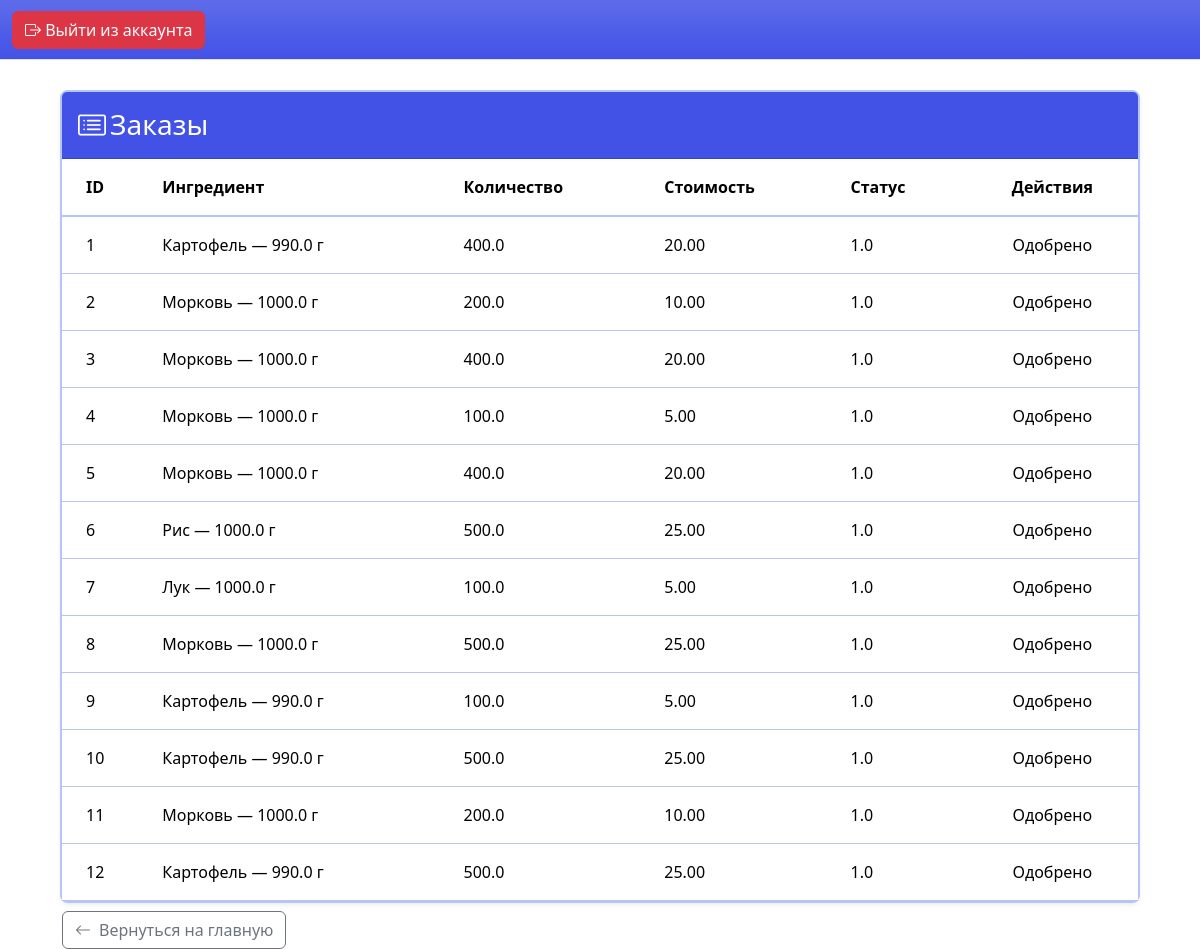
/canadmin/view_orders, run on an earlier commit of the app's database.
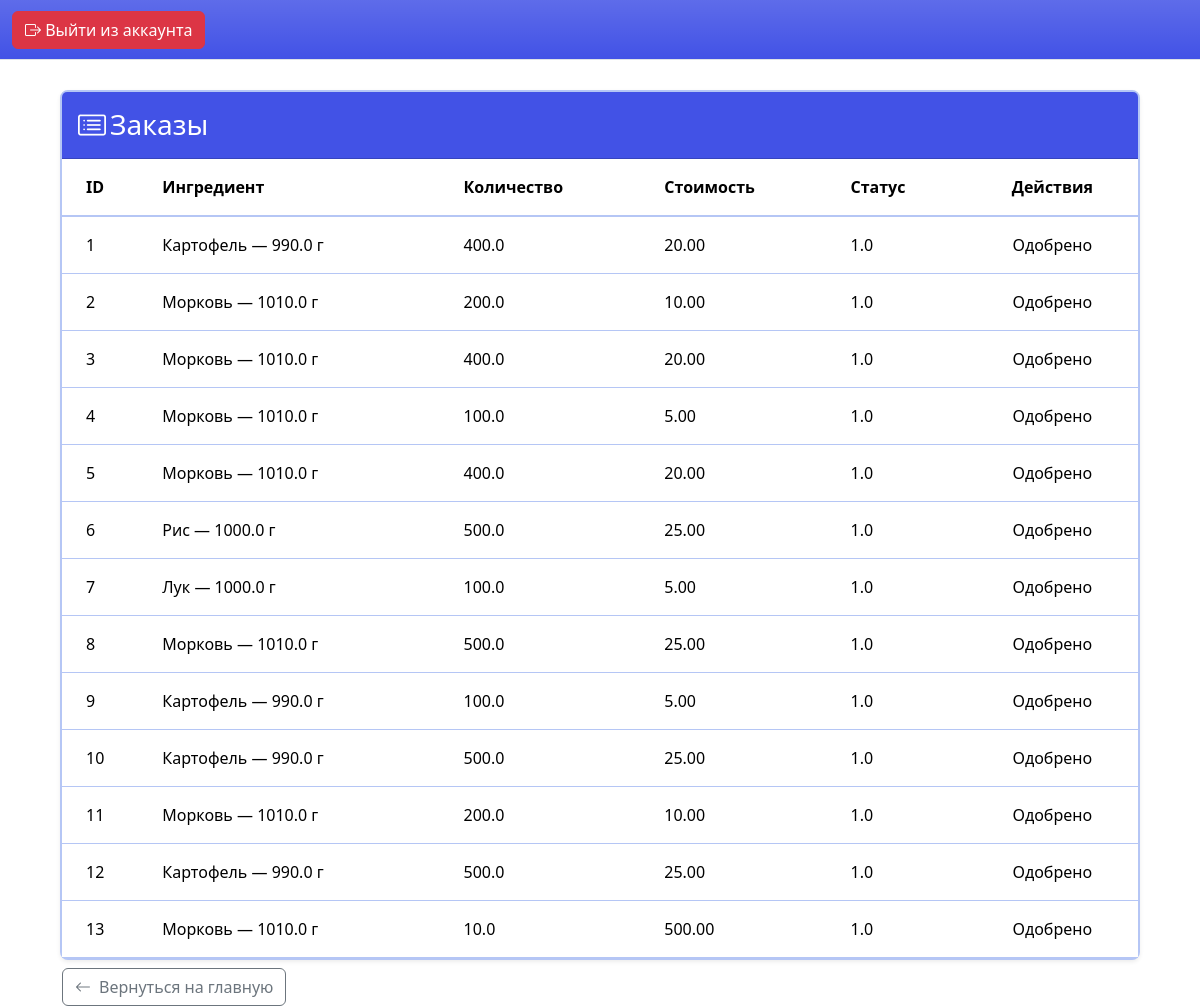
And on a later commit of the database.
### cook/models.py (models this page shows, shortened)
class Order(models.Model):
    ingredient = models.ForeignKey(Ingredient, on_delete=models.CASCADE)
    amount = models.FloatField()
    cost = models.DecimalField(max_digits=10, decimal_places=2)
    status = models.FloatField()
    date = models.DateField(auto_now_add=True,null=True)

class Ingredient(models.Model):
    title = models.CharField(max_length=255)
    amount = models.FloatField(default=0)
    cost = models.DecimalField(max_digits=10, decimal_places=2)
    picture = models.ImageField(upload_to="pictures/ingredients", null=True, blank=True)
    def __str__(self):
        return f"{self.title} — {self.amount} г"

### canadmin/views.py (the view)
# urls.py: path('view_orders', views.vieworders, name='admin_view_orders'),
def vieworders(request: HttpRequest) -> HttpResponse:
    orderdict = Order.objects.all()
    return render(request, 'canadmin/orders.html', context={'orders': orderdict})

### templates/canadmin/orders.html
{% extends 'base/base_admin.html' %}
{% block main %}
<div class="container-fluid" style="margin-top: 90px;">
    <div class="mx-5">
        <div class="card border-2 border-color border-opacity-25 shadow-sm rounded-3">
            <div class="card-header bg-top text-white py-3">
                <h3 class="mb-0"><i class="bi bi-card-list me-1"></i>Заказы</h3>
            </div>
            <div class="card-body p-0">
                <div class="table-responsive">
                    <table class="table table-hover align-middle mb-0">
                        <thead class="bg-inf">
                            <tr>
                                <th class="ps-4">ID</th>
                                <th>Ингредиент</th>
                                <th>Количество</th>
                                <th>Стоимость</th>
                                <th>Статус</th>
                                <th class="text-center">Действия</th>
                            </tr>
                        </thead>
                        <tbody>
                            {% for order in orders %}
                            <tr>
                                <td class="ps-4">{{ order.id }}</td>
                                <td>{{ order.ingredient }}</td>
                                <td>{{ order.amount }}</td>
                                <td>{{ order.cost }}</td>
                                <td>{{ order.status }}</td>
                                <td class="text-center">
                                    {% if order.status != 1 %}
                                    <div class="d-flex gap-2 justify-content-center">
                                        <form method="post" action="{% url 'change_order_status' order.id %}">
                                            {% csrf_token %}
                                            <input type="hidden" name="status">
                                            <button type="submit" class="btn btn-outline-color btn-sm">
                                                <i class="bi bi-check-circle me-1"></i>Одобрить
                                            </button>
                                        </form>
                                        <form method="post" action="{% url 'change_order_status' order.id %}">
                                            {% csrf_token %}
                                        </form>
                                    </div>
                                    {% else %}
                                    Одобрено
                                    {% endif %}
                                </td>
                            </tr>
                            {% endfor %}
                        </tbody>
                    </table>
                </div>
            </div>
        </div>
    </div>
    <div style="padding-left: 50px;">
        <a href="{% url 'admin_main_page' %}" class="btn btn-outline-secondary mt-2"><i class="bi bi-arrow-left me-2"></i>Вернуться на главную</a>
    </div>
{% endblock %}

What changed in the data, as far as the page shows it:
changed through a linked row, Order id 2: ingredient "Морковь — 1000.0 г" → "Морковь — 1010.0 г"
changed through a linked row, Order id 3: ingredient "Морковь — 1000.0 г" → "Морковь — 1010.0 г"
changed through a linked row, Order id 4: ingredient "Морковь — 1000.0 г" → "Морковь — 1010.0 г"
changed through a linked row, Order id 5: ingredient "Морковь — 1000.0 г" → "Морковь — 1010.0 г"
changed through a linked row, Order id 8: ingredient "Морковь — 1000.0 г" → "Морковь — 1010.0 г"
changed through a linked row, Order id 11: ingredient "Морковь — 1000.0 г" → "Морковь — 1010.0 г"
added Order: id "13", ingredient "Морковь — 1010.0 г", amount "10.0", cost "500.00", status "1.0", shows "Одобрено"
